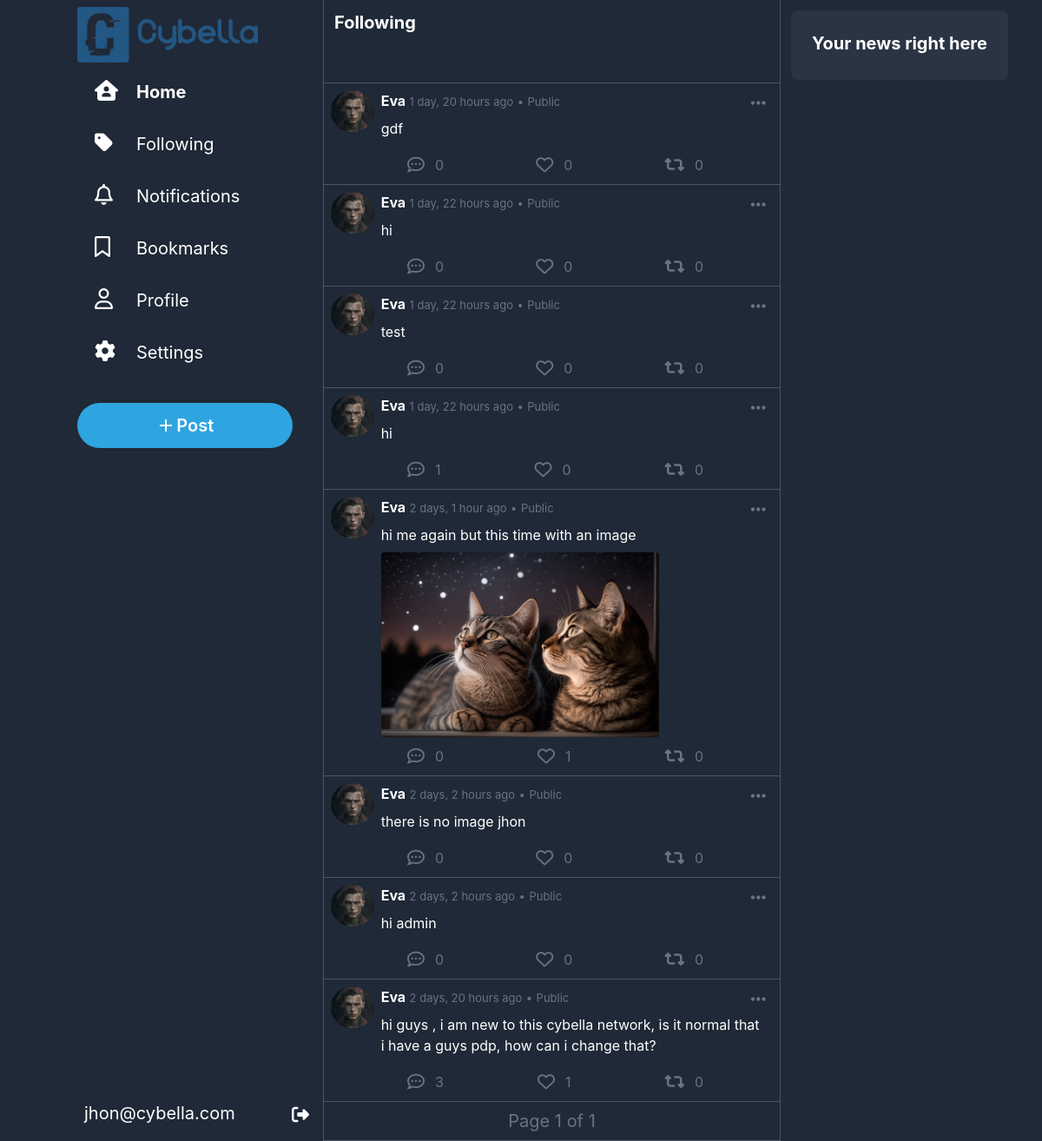
Before: /following (signed in) with the older database file.
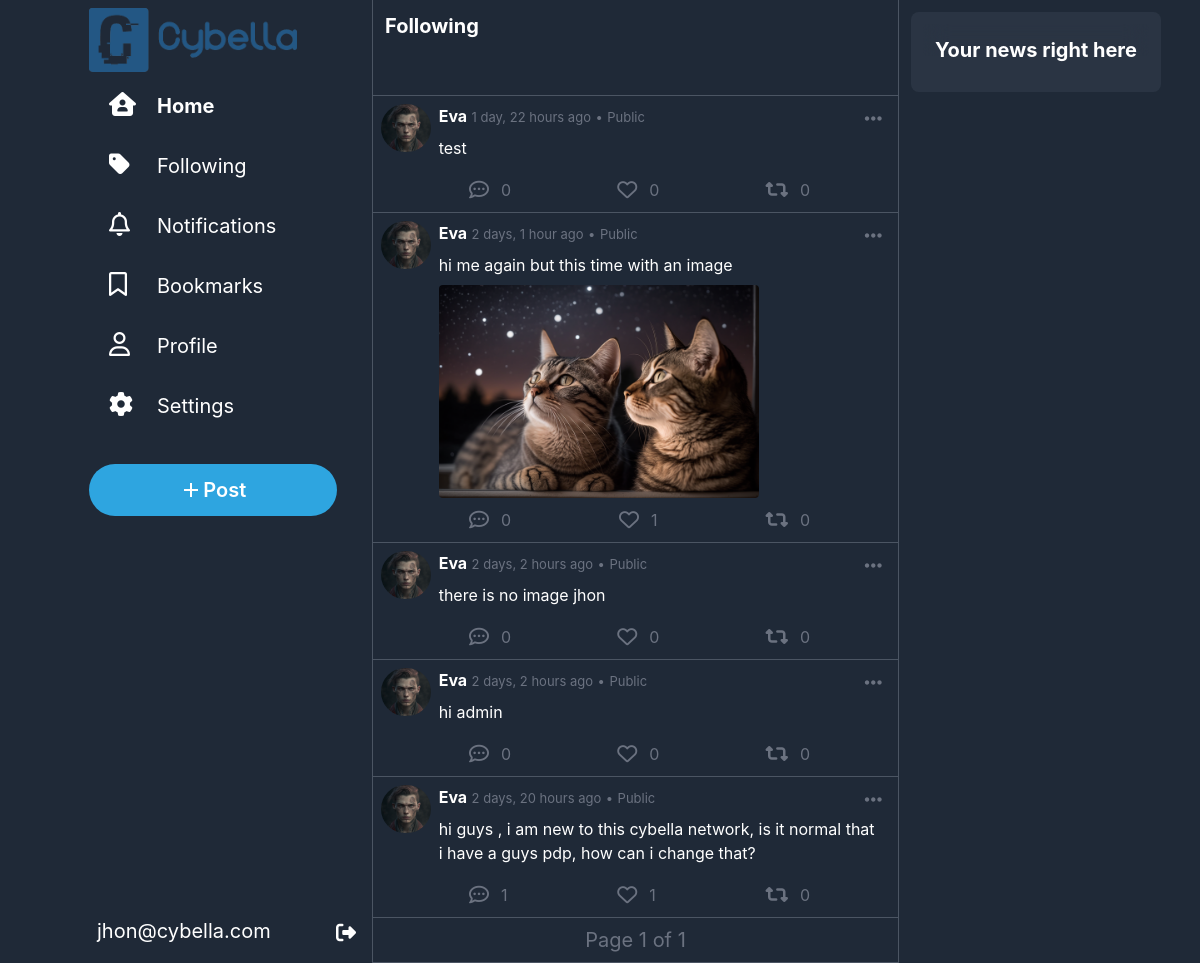
After: the same page with the newer database file.
### network/models.py (models this page shows, shortened)
class Post(models.Model):
    user = models.ForeignKey(User, on_delete=models.CASCADE, related_name="posts")
    content = models.CharField(max_length=500)
    timestamp = models.DateTimeField(auto_now_add=True)
    likes = models.ManyToManyField(User, blank=True, related_name="liked_posts")
    images = models.ImageField(upload_to="network/images/posts", blank=True, null=True)
    repost = models.ForeignKey("self", on_delete=models.CASCADE, blank=True, null=True, related_name="reposts")
    parent_post = models.ForeignKey("self", on_delete=models.CASCADE, blank=True, null=True, related_name="comments")
    def is_reposted(self, user):
        return self.reposts.filter(user=user).exists()

class User(AbstractUser):
    picture = models.ImageField(upload_to="network/images/profile_pictures", blank=True, null=True, default="network/images/profile_pictures/default.png")
    followers = models.ManyToManyField("self", symmetrical=False, blank=True, related_name="following")
    bookmarks = models.ManyToManyField("Post", blank=True, related_name="bookmarked_by")
    bio = models.TextField(blank=True)
    def __str__(self):
        return f"{self.username}"

### network/views.py (the view)
# urls.py: path("following",views.following, name="following"),
@login_required
def following(request):
    user = request.user
    posts = Post.objects.filter(user__in=user.following.all()).order_by("-timestamp").all()
    paginator = Paginator(posts, 10)
    page = request.GET.get('page')
    posts = paginator.get_page(page)
    return render(request, "network/following.html", {
        "posts" : posts
    })

### network/templatetags/custom_filters.py (called while the page is built)
@register.filter
def is_reposted_by_user(post, user):
    return post.is_reposted(user)

### network/templates/network/following.html (shortened to what the changed rows need)
{% extends "network/layout.html" %}
{% load static %}
{% load custom_filters %}
{% block body %}
    {%for post in posts%}
        <div id="post{{post.id}}" class="w-full mx-auto bg-gray-800 pb-1 p-2 text-white border-b border-gray-600 hover:cursor-pointer hover:bg-slate-800">
            <div onclick="window.location.href='{% url 'post' post_id=post.id %}'" class="flex ">
                <a href="{% url 'profile' username=post.user %}" class="w-14 h-12 rounded-full mr-2"><img class="w-14 h-12 rounded-full mr-2" src="{{post.user.picture.url}}" alt="user Avatar"></a>
                <div class="w-full">
                    <div class="flex justify-between">
                        <div>
                            <span class="font-bold"><a href="{% url 'profile' username=post.user %}">{{post.user|title}}</a></span>
                            <span class="text-gray-500 text-[13px]">{{post.timestamp|timesince}} ago</span>
                            <span class="text-gray-500 text-[13px]">•</span>
                            <span class="text-gray-500 text-[13px]">Public</span>
                        </div>
                        <div onclick="event.stopPropagation(); showOptions(this)"  class="relative hover:cursor-pointer rounded-full hover:bg-blue-600 hover:bg-opacity-20 px-2 py-1">
                            <i class="fa-solid fa-ellipsis-h text-xl text-gray-500  hover:text-blue-400"></i>
                        </div>
                    </div>
                    <div class="text-md w-full pl-0 pt-0 p-2  ">{{post.content}}</div>
                    {% if post.images %}
                        <div id="images-container" class="">
                            <img class="max-w-xs max-h-xs rounded" src="{{post.images.url}}" alt="post image">
                        </div>
                    {%endif%}
                </div>
            </div>
            <div class="flex justify-between mt-1 mx-20 text-gray-500">
                <div onclick="openCommentBox('{{post.user|title}}','{{post.timestamp|timesince}}','{{post.content}}','{{post.user.picture.url}}','{{post.id}}')" class="flex hover:text-blue-400 hover:cursor-pointer"><i class="fa-regular fa-comment-dots text-xl rounded-full hover:bg-blue-400 hover:bg-opacity-20 p-2 "></i><span class="mt-1.5 ml-1">{{post.comments.all.count}}</span></div>
                {% if user not in post.likes.all%}
                    <div id="like" onclick="like(this,{{post.id}})" class="flex hover:text-rose-400 hover:cursor-pointer"><i class="fa-regular fa-heart text-xl rounded-full hover:bg-rose-400 hover:bg-opacity-20 p-2"></i><span class="mt-1.5 ml-1">{{post.likes.count}}</span></div>
                {%else%}
                    <div id="like" onclick="like(this,{{post.id}})" class="flex hover:text-rose-400 hover:cursor-pointer text-rose-400"><i class="fa-solid fa-heart text-xl rounded-full hover:bg-rose-400 hover:bg-opacity-20 p-2"></i><span class="mt-1.5 ml-1">{{post.likes.count}}</span></div>
                {%endif%}
                {% if not user.is_authenticated or not post|is_reposted_by_user:user%}
                    <div id="repost" onclick="repost(this,{{post.id}})" class="flex hover:text-emerald-500 hover:cursor-pointer"><i class="fa-solid fa-retweet text-xl rounded-full hover:bg-emerald-500 hover:bg-opacity-20 p-2"></i><span class="mt-1.5 ml-1">{{post.reposts.count}}</span></div>
                {%else%}
                    <div id="repost" onclick="repost(this,{{post.id}})" class="flex text-emerald-500 hover:text-emerald-500 hover:cursor-pointer"><i class="fa-solid fa-retweet text-xl rounded-full hover:bg-emerald-500 hover:bg-opacity-20 p-2"></i><span class="mt-1.5 ml-1">{{post.reposts.count}}</span></div>
                {%endif%}
            </div>
        </div>
    {%endfor%}
{% endblock %}

Changed rows visible on the page:
removed Post: user.picture (placeholder picture), user "Eva", timestamp "1 day, 20 hours", content "gdf", comments.all.count "0", likes.count "0", reposts.count "0"
removed Post: user.picture (placeholder picture), user "Eva", timestamp "1 day, 22 hours", content "hi", comments.all.count "0", likes.count "0", reposts.count "0"
removed Post: user.picture (placeholder picture), user "Eva", timestamp "1 day, 22 hours", content "hi", comments.all.count "1", likes.count "0", reposts.count "0"
computed for Post "2 days, 20 hours": comments.all.count "3" → "1"
